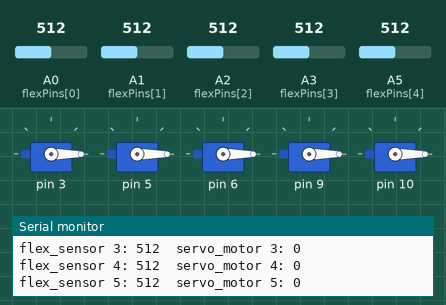
A sketch run on a simulated Arduino Uno, built with avr-gcc and run on an emulated ATmega328P. Shown: 5 × servo, the last lines printed to the serial monitor. Inputs (shaded band) come from the test bench; at power-on: A0 (flexPins[0]) = 512, A1 (flexPins[1]) = 512, A2 (flexPins[2]) = 512, A3 (flexPins[3]) = 512, A5 (flexPins[4]) = 512.

Above: at 1.6 s.
1.7 s: A0 (flexPins[0]) set to 306
At 3.0 s:
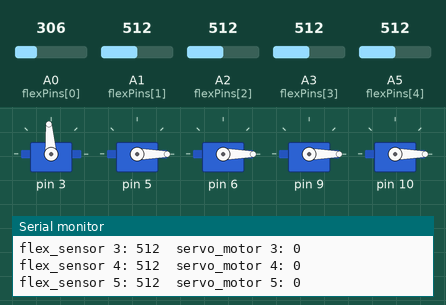
3.3 s: A1 (flexPins[1]) set to 306
At 4.4 s:
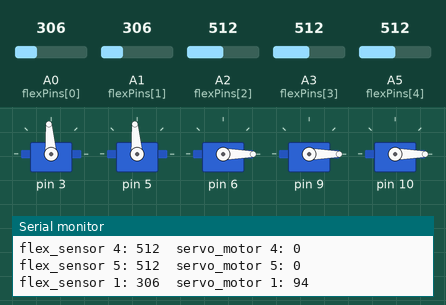
5.1 s: A2 (flexPins[2]) set to 306
At 6.6 s:
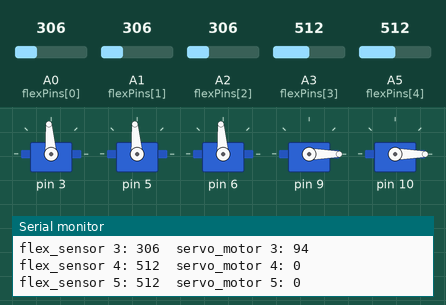
6.9 s: A3 (flexPins[3]) set to 306
At 8.1 s:
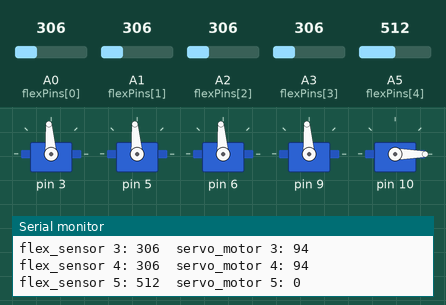
8.6 s: A5 (flexPins[4]) set to 30
At 9.4 s:
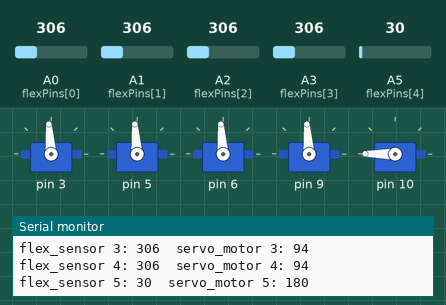
10.4 s: A3 (flexPins[3]) set to 30
At 12.0 s:
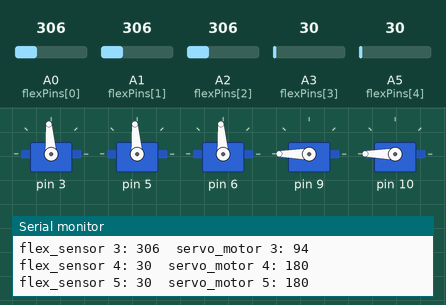
Timing chart, 0 to 13.2 s (numbered marks = the images above; inputs shaded):
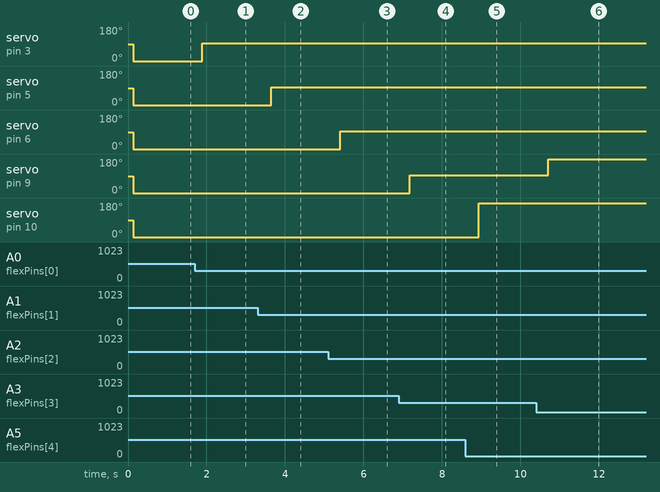

The sketch:

robotic_arm_controller_ver1_5.ino
```cpp
#include <Servo.h>
#define ARRAY_LENGTH 5
#define SECONDS 10

// instantiating servo objects & creating an array of servos
Servo servos[5];

// instantiating integer array of flex sensor pin locations
// just replace 'flexPinN' with the pin value
int flexPins[] = {A0, A1, A2, A3, A5};
int flexLowVals[ARRAY_LENGTH];
int flexHighVals[ARRAY_LENGTH];
bool useCalibration = false;

void setup() {
  Serial.begin(9600);

  // attaching each servo object from servos array to a digital pin location of a servo motor
  servos[0].attach(3);
  servos[1].attach(5);
  servos[2].attach(6);
  servos[3].attach(9);
  servos[4].attach(10);

  if (useCalibration){
    // skeptical at the moment if the array names will provide
    // the right values needed for for-loops inside loop()
    Serial.println("Robotic Arm Controller Calibration");
    Serial.println("Flex fingers, and hold the position...");
    for (int i = 0; i < ARRAY_LENGTH; i++){
      flexLowVals[i] = analogRead(flexPins[i]);
      delay(1000);
    }
    Serial.println("**Flex Calibration Complete**");
    Serial.println("Extend fingers, and hold the position...");
    for (int i = 0; i < ARRAY_LENGTH; i++){
      flexHighVals[i] = analogRead(flexPins[i]);
      delay(1000);
    }
    Serial.println("**Extend Calibration Complete**");
    Serial.println("Robotic Arm Controller is now calibrated.");
  }
}

void loop() {
  // instantiating iterator for for-loops
  int i = 0;

  // array of five integers will hold the flex sensor input for each sensor,
  int flexVals[5];

  // array of five integers will hold the position each servo motor will move to
  int servoPositions[5];

  // setting each flexVal variable to the output from analogRead result from each flex sensor
  for (i = 0; i < ARRAY_LENGTH; i++){
    flexVals[i] = analogRead(flexPins[i]);
  }

  // mapping the output from each flex sensor (roughly ranging from 300 to 530) to the degrees
  // a servo motor can rotate (0 to 180)
  int flexValConverter; // an arbitrary variable used to store a reversed ordered number
  for (i = 0; i < ARRAY_LENGTH; i++){
    if (useCalibration){
      flexValConverter = map(flexVals[i], flexLowVals[i], flexHighVals[i], flexHighVals[i], flexLowVals[i]);
      servoPositions[i] = map(flexValConverter, flexLowVals[i], flexHighVals[i], 0, 180);
      servoPositions[i] = constrain(servoPositions[i], 0, 180);
    } else {
      // hard-coded flex sensor values
      flexValConverter = map(flexVals[i], 220, 400, 400, 220);
      servoPositions[i] = map(flexValConverter, 220, 400, 0, 180);
      servoPositions[i] = constrain(servoPositions[i], 0, 180);
    }
  }

  // map function does not actually constrain x to toLow and toHigh
  // Note: a ratio is kept to make sure x follows the pattern of toLow and toHigh
  // constrain function will make sure x is within the low and high range
  for (i = 0; i < ARRAY_LENGTH; i++){
    servoPositions[i] = constrain(servoPositions[i], 0, 180);
  }

  // for debugging: seeing the change in analogRead output from each flex sensor
  String flexString;
  String servoString;
  for (i = 0; i < ARRAY_LENGTH; i++){
    flexString = "flex_sensor " + String(i+1) + ": "; // the respective flex sensor in question
    Serial.print(flexString);
    Serial.print(flexVals[i]);
    servoString = "\tservo_motor " + String(i+1) + ": "; // the respective flex sensor in question
    Serial.print(servoString);
    Serial.println(servoPositions[i]);
  }
  Serial.println("");

  // sending a signal to each servo indicating the rotation the servo motor should move to
  for (i = 0; i < ARRAY_LENGTH; i++){
    servos[i].write(servoPositions[i]);
  }

  // to help enhance the readability of Serial Monitor when Arduino is plugged into a computer
  delay(750);
}
```

Measured:
- after the input at 1.7 s, servo on pin 3: 0° → 94° after 0.19 s
- after the input at 3.3 s, servo on pin 5: 0° → 94° after 0.35 s
- after the input at 5.1 s, servo on pin 6: 0° → 94° after 0.31 s
- after the input at 6.9 s, servo on pin 9: 0° → 94° after 0.27 s
- after the input at 8.6 s, servo on pin 10: 0° → 180° after 0.34 s
- after the input at 10.4 s, servo on pin 9: 94° → 180° after 0.31 s
